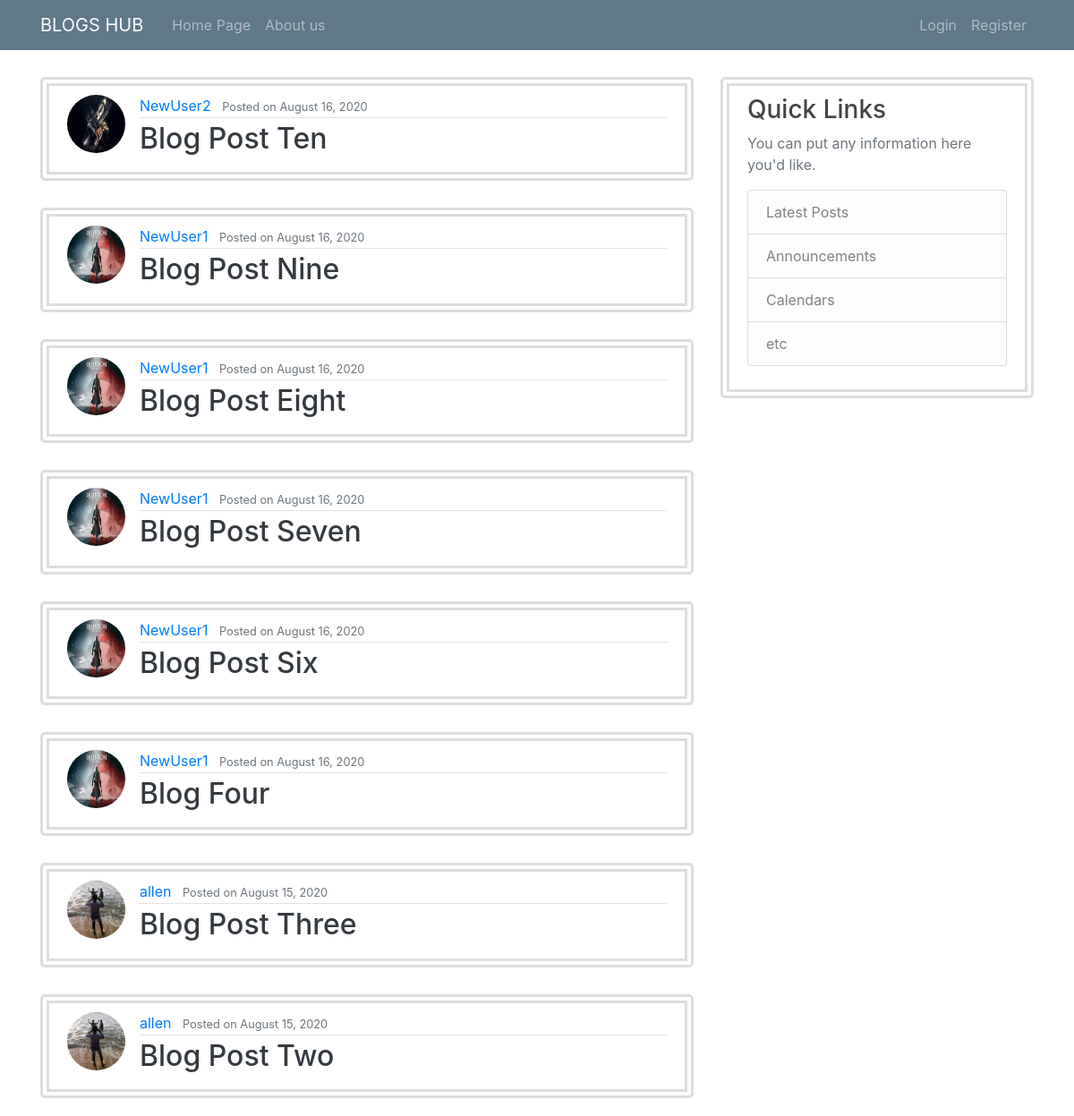
Before: / with the older database file.
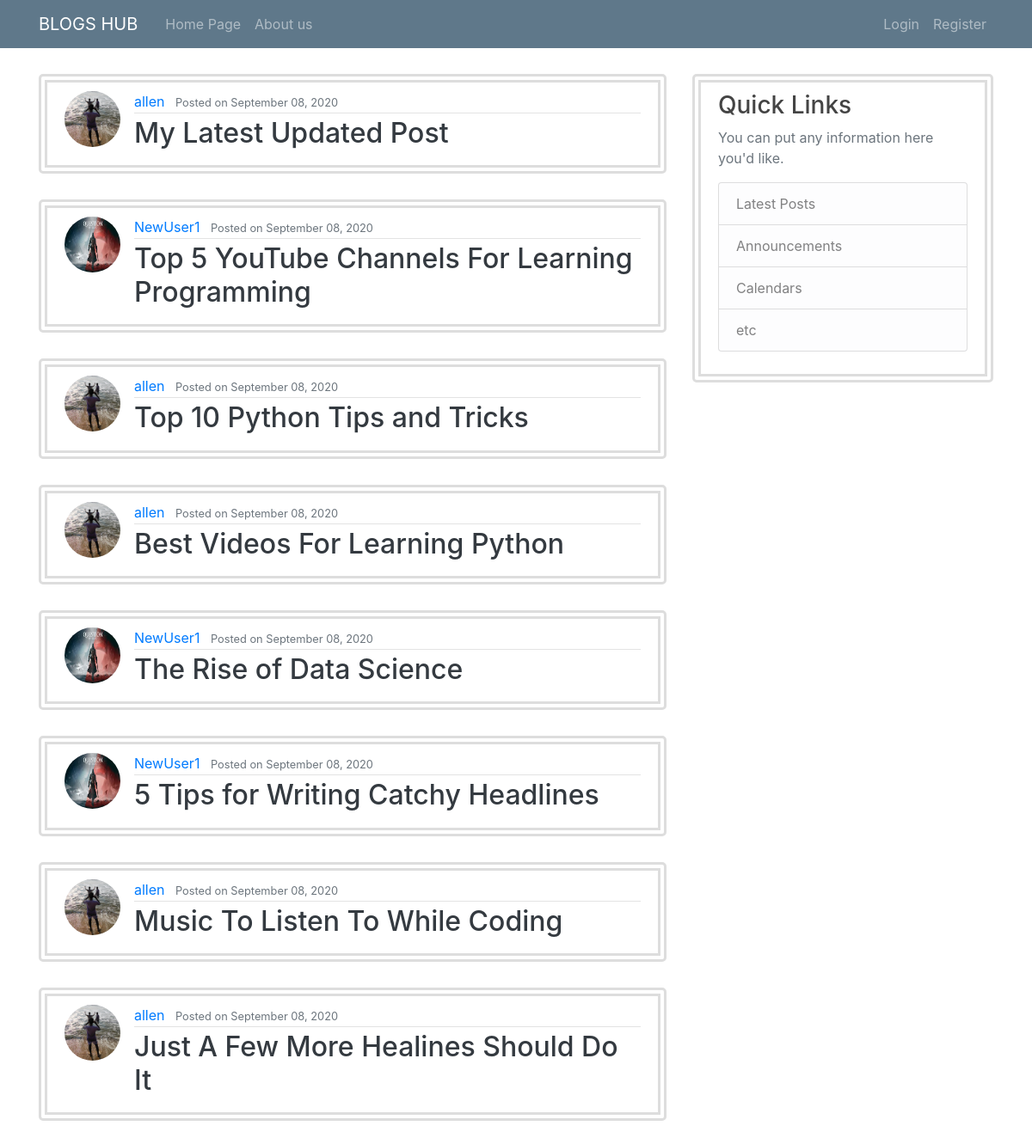
After: the same page with the newer database file.
### blog/models.py (models this page shows, shortened)
class Post (models.Model):
    title = models.CharField(max_length=100)
    content = models.TextField()
    date_posted = models.DateTimeField(default=timezone.now)
    author = models.ForeignKey(User, on_delete = models.CASCADE)

### users/models.py (models this page shows, shortened)
class Profile(models.Model):
    user = models.OneToOneField(User, on_delete = models.CASCADE)
    image = models.ImageField(default = 'default.jpeg',upload_to = 'profile_pics')

### blog/views.py (the view)
# urls.py: path('', PostListView.as_view(), name='blog-home'),
class PostListView(ListView):
    model = Post
    template_name = 'blog/home.html'
    context_object_name = 'posts'
    ordering = ['-date_posted']
    paginate_by = 8

### blog/templates/blog/home.html
{% extends 'blog/base.html' %}
{% block content %}
{% for post in posts %}
<article class="media content-section">
    <img class="rounded-circle article-img" src="{{post.author.profile.image.url}}" alt="">
    <div class="media-body">
        <div class="article-metadata">
            <a class="mr-2 " href="#">{{ post.author }}</a>
            <small class="text-muted">Posted on {{ post.date_posted|date:'F d, Y' }}</small>
        </div>
        <h2><a class="article-title text-dark" href="{% url 'post-detail' post.id %}">{{ post.title }}</a></h2>
    </div>
</article>
{%endfor%}
{% endblock content %}

Changed rows visible on the page:
no longer on this page (row unchanged): Post: author.profile.image (picture), author "NewUser2", date_posted "August 16, 2020", title "Blog Post Ten"
no longer on this page (row unchanged): Post: author.profile.image (picture), author "NewUser1", date_posted "August 16, 2020", title "Blog Post Nine"
no longer on this page (row unchanged): Post: author.profile.image (picture), author "NewUser1", date_posted "August 16, 2020", title "Blog Post Eight"
no longer on this page (row unchanged): Post: author.profile.image (picture), author "NewUser1", date_posted "August 16, 2020", title "Blog Post Seven"
no longer on this page (row unchanged): Post: author.profile.image (picture), author "NewUser1", date_posted "August 16, 2020", title "Blog Post Six"
no longer on this page (row unchanged): Post: author.profile.image (picture), author "NewUser1", date_posted "August 16, 2020", title "Blog Four"
no longer on this page (row unchanged): Post: author.profile.image (picture), author "allen", date_posted "August 15, 2020", title "Blog Post Three"
no longer on this page (row unchanged): Post: author.profile.image (picture), author "allen", date_posted "August 15, 2020", title "Blog Post Two"
added Post: author.profile.image (picture), author "allen", date_posted "September 08, 2020", title "My Latest Updated Post"
added Post: author.profile.image (picture), author "NewUser1", date_posted "September 08, 2020", title "Top 5 YouTube Channels For Learning Programming"
added Post: author.profile.image (picture), author "allen", date_posted "September 08, 2020", title "Top 10 Python Tips and Tricks"
added Post: author.profile.image (picture), author "allen", date_posted "September 08, 2020", title "Best Videos For Learning Python"
added Post: author.profile.image (picture), author "NewUser1", date_posted "September 08, 2020", title "The Rise of Data Science"
added Post: author.profile.image (picture), author "NewUser1", date_posted "September 08, 2020", title "5 Tips for Writing Catchy Headlines"
added Post: author.profile.image (picture), author "allen", date_posted "September 08, 2020", title "Music To Listen To While Coding"
added Post: author.profile.image (picture), author "allen", date_posted "September 08, 2020", title "Just A Few More Healines Should Do It"
